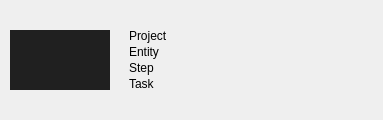
<?xml version="1.0" encoding="UTF-8"?>
<ui version="4.0">
 <class>TaskWidget</class>
 <widget class="QWidget" name="TaskWidget">
  <property name="geometry">
   <rect>
    <x>0</x>
    <y>0</y>
    <width>383</width>
    <height>120</height>
   </rect>
  </property>
  <property name="windowTitle">
   <string>Form</string>
  </property>
  <layout class="QHBoxLayout" name="horizontalLayout" stretch="0">
   <property name="leftMargin">
    <number>0</number>
   </property>
   <property name="topMargin">
    <number>0</number>
   </property>
   <property name="rightMargin">
    <number>0</number>
   </property>
   <property name="bottomMargin">
    <number>0</number>
   </property>
   <item>
    <widget class="QFrame" name="background">
     <property name="acceptDrops">
      <bool>true</bool>
     </property>
     <property name="styleSheet">
      <string notr="true">#background {
	border-bottom-style: solid;
	border-bottom-width: 1px;
	border-bottom-color: rgb(64,64,64);
}

#background[selected=false] {
	background-color: rgb(0, 0, 0,0);
}

#background[selected=true] {
	background-color: rgb(0, 178, 236);
}

/*Font colour for all QLabels in form*/
#background[selected=false] QLabel {
}

#background[selected=true] QLabel {
	color: rgb(255,255,255);
}</string>
     </property>
     <property name="frameShape">
      <enum>QFrame::NoFrame</enum>
     </property>
     <property name="frameShadow">
      <enum>QFrame::Plain</enum>
     </property>
     <property name="lineWidth">
      <number>0</number>
     </property>
     <property name="selected" stdset="0">
      <bool>true</bool>
     </property>
     <layout class="QHBoxLayout" name="horizontalLayout_2" stretch="0,1">
      <property name="spacing">
       <number>6</number>
      </property>
      <property name="leftMargin">
       <number>10</number>
      </property>
      <property name="topMargin">
       <number>10</number>
      </property>
      <property name="rightMargin">
       <number>10</number>
      </property>
      <property name="bottomMargin">
       <number>10</number>
      </property>
      <item>
       <widget class="QLabel" name="thumbnail">
        <property name="minimumSize">
         <size>
          <width>100</width>
          <height>60</height>
         </size>
        </property>
        <property name="maximumSize">
         <size>
          <width>100</width>
          <height>60</height>
         </size>
        </property>
        <property name="styleSheet">
         <string notr="true">#thumbnail {
background-color: rgb(32,32, 32);
}</string>
        </property>
        <property name="text">
         <string/>
        </property>
       </widget>
      </item>
      <item>
       <layout class="QVBoxLayout" name="verticalLayout" stretch="1,0,0,0,0,1">
        <property name="spacing">
         <number>2</number>
        </property>
        <item>
         <spacer name="verticalSpacer_2">
          <property name="orientation">
           <enum>Qt::Vertical</enum>
          </property>
          <property name="sizeHint" stdset="0">
           <size>
            <width>3</width>
            <height>0</height>
           </size>
          </property>
         </spacer>
        </item>
        <item>
         <layout class="QHBoxLayout" name="horizontalLayout_1" stretch="0,1">
          <property name="spacing">
           <number>6</number>
          </property>
          <item>
           <widget class="QLabel" name="project_icon">
            <property name="text">
             <string/>
            </property>
           </widget>
          </item>
          <item>
           <widget class="QLabel" name="project_label">
            <property name="text">
             <string>Project</string>
            </property>
           </widget>
          </item>
         </layout>
        </item>
        <item>
         <layout class="QHBoxLayout" name="horizontalLayout_3" stretch="0,1">
          <property name="spacing">
           <number>6</number>
          </property>
          <item>
           <widget class="QLabel" name="entity_icon">
            <property name="text">
             <string/>
            </property>
           </widget>
          </item>
          <item>
           <widget class="QLabel" name="entity_label">
            <property name="text">
             <string>Entity</string>
            </property>
           </widget>
          </item>
         </layout>
        </item>
        <item>
         <layout class="QHBoxLayout" name="horizontalLayout_5" stretch="0,1">
          <property name="spacing">
           <number>6</number>
          </property>
          <item>
           <widget class="QLabel" name="timelog_icon">
            <property name="text">
             <string/>
            </property>
           </widget>
          </item>
          <item>
           <widget class="QLabel" name="step_label">
            <property name="text">
             <string>Step</string>
            </property>
           </widget>
          </item>
         </layout>
        </item>
        <item>
         <layout class="QHBoxLayout" name="horizontalLayout_4" stretch="0,1">
          <property name="spacing">
           <number>6</number>
          </property>
          <item>
           <widget class="QLabel" name="task_icon">
            <property name="text">
             <string/>
            </property>
           </widget>
          </item>
          <item>
           <widget class="QLabel" name="task_label">
            <property name="text">
             <string>Task</string>
            </property>
           </widget>
          </item>
         </layout>
        </item>
        <item>
         <spacer name="verticalSpacer">
          <property name="orientation">
           <enum>Qt::Vertical</enum>
          </property>
          <property name="sizeHint" stdset="0">
           <size>
            <width>3</width>
            <height>0</height>
           </size>
          </property>
         </spacer>
        </item>
       </layout>
      </item>
     </layout>
    </widget>
   </item>
  </layout>
 </widget>
 <resources>
  <include location="resources.qrc"/>
 </resources>
 <connections/>
</ui>
